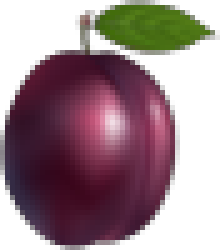
#> input picture Code/plum.png, 44 x 50 px (shown 5 times larger)
$ python plot2.py
#> lines starting #> are read from the running program, lines starting #| are printed output that depends on the picture
import matplotlib.pyplot as plt
from sklearn.linear_model import Perceptron

# [50 lines of commented-out code are left out]


from matplotlib.offsetbox import OffsetImage, AnnotationBbox

def getImage(path):
#> called with path = 'plum.png'
	return OffsetImage(plt.imread(path))

paths = ['apple.png', 'plum.png', 'emoticon.png']


x1 = [1,1, 2, 1, 1, 1, 1, 1, 1, 2, 1, 2, 3, 2, 1, 2, 1, 2, 5]
y1 = [2,1, 1, 3, 1, 1, 0.4, 0.5, 0.4, 2, 1, 4, 4,0,2,4,0, 2, 2]

x2 = [ 4, 5, 6, 7, 8, 10, 6]
y2 = [ 6, 7, 6, 5, 4, 3, 4]


fig, ax = plt.subplots()
ax.scatter(x1, y1)
ax.scatter(x2, y2)


for x0, y0 in zip(x1, y1):
	ab = AnnotationBbox(getImage(paths[1]), (x0, y0), frameon=False)
	ax.add_artist(ab)


for x0, y0 in zip(x2, y2):
	ab = AnnotationBbox(getImage(paths[0]), (x0, y0), frameon=False)
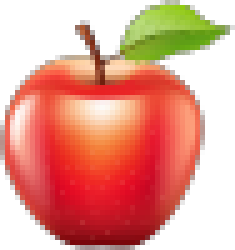
#> input picture Code/apple.png, 47 x 50 px (shown 5 times larger)
	ax.add_artist(ab)


# plt.show()

x3 = 7
#> x3 = 7
y3 = 7

ax.scatter([x3], [y3])

ab = AnnotationBbox(getImage(paths[0]), (x3, y3), frameon=False)
ax.add_artist(ab)


plt.show()
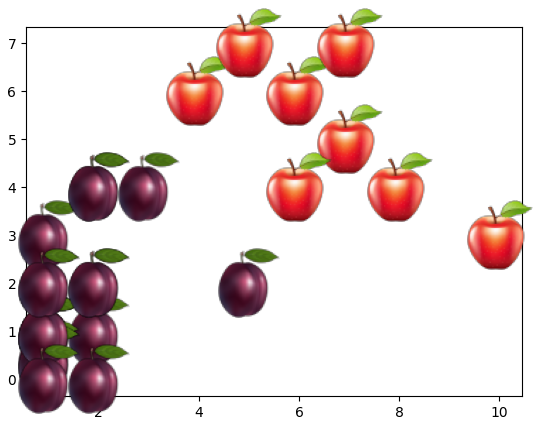
#> figure drawn by matplotlib, 1 panel
